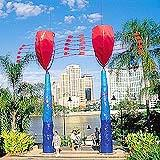
#> input picture Lab 2 - SPM/101_ObjectCategories/BACKGROUND_Google/image_0012.jpg, 160 x 160 px; its folder holds only this picture in this run
$ jupyter execute Lab-2-SPM.ipynb
#> lines starting #> are read from the running program, lines starting #| are printed output that depends on the picture
# Object-Scene Recognition
This notebook is a modification of the Spatial Pyramid Matching - Scene Recognition notebook written by TrungTVo
- Reference Project GitHub Repo Link: https://github.com/TrungTVo/spatial-pyramid-matching-scene-recognition
- Functions such as `computeSIFT()` and `load_dataset()` are taken as-is from the reference project

Required 3rd party packages:
- numpy > conda install numpy
- split-folders > pip install split-folders
- opencv via menpo channel on Anaconda Cloud > conda install -c menpo opencv
- pillow via pip > pip install pillow - *NOTE: do not install via conda to avoid issues with imports*

OpenCV from the menpo channel is required, for the SIFT functions to be available.

[cell 1]
# import packages here
import cv2
import numpy as np
import glob
import split_folders
import copy

### Preparing Datasets

We first read in the dataset to be used: Caltech101 Dataset.

The dataset can be found here: http://www.vision.caltech.edu/Image_Datasets/Caltech101/
- A copy of the dataset has been downloaded in this repository

After which, we read in the files, and take a peep at the categories of images.

[cell 2]
# Check out category names
class_names = [name[21:] for name in glob.glob('101_ObjectCategories/*')]
class_names = dict(zip(range(0,len(class_names)), class_names))
print(class_names)

With the 'split-folders' module, we then split the images into a training and test set. For this example, we will have 0.7 of the images for training.

[cell 3]
# Split into training and test data set (Only need to run this once, unless you want to change the ratio of train_test_split; delete folder and re-run)
split_folders.ratio('101_ObjectCategories/', output="101_split/", seed=1337, ratio=(.7, .3)) # default values
#> (this line was passed over: split_folders is not available in this run)

[cell 4]
# Function to load images into datasets
def load_dataset(path, num_per_class=-1):
#> called with path = '101_split/train/', num_per_class = 30
    data = []
    labels = []
    for id, class_name in class_names.items():
        img_path_class = glob.glob(path + class_name + '/*.jpg')
        if num_per_class > 0:
            img_path_class = img_path_class[:num_per_class]
        labels.extend([id]*len(img_path_class))
        for filename in img_path_class:
            data.append(cv2.imread(filename, 0))
    return data, labels

To emulate the setting as required in the Lab 2 manual, we perform training on 30 images and test on 50 images, per category.

[cell 5]
# load training dataset
train_data, train_label = load_dataset('101_split/train/', 30)
#> train_data = 2 items; train_label = [0, 1]
train_num = len(train_label)
#> train_num = 2

# load testing dataset
test_data, test_label = load_dataset('101_split/val/', 50)
#> test_data = 2 items; test_label = [0, 1]
test_num = len(test_label)
#> test_num = 2

### Computing SIFT features

Functions are defined to compute SIFT features of the images.

We want to represent our training and testing images as Bag of Features histograms. We first establish a vocabulary of visual words. Then we sample local features and then perform k-means clustering on the SIFT descriptors.
- This partitions the continuous 128 dimensional SIFT feature space into k regions.

[cell 6]
# compute dense SIFT
def computeSIFT(data):
    x = []
    for i in range(0, len(data)):
        sift = cv2.xfeatures2d.SIFT_create()
        img = data[i]
        step_size = 15
        kp = [cv2.KeyPoint(x, y, step_size) for x in range(0, img.shape[0], step_size) for y in range(0, img.shape[1], step_size)]
        dense_feat = sift.compute(img, kp)
        x.append(dense_feat[1])
#> this loop made 2 passes
#> step_size on passes 1 to 2: 15, 15
#> pass 1, in computeSIFT, `img = data[i]`:
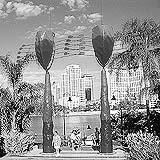
#> img: shape (160, 160); min 0, max 255, mean 145.6
#> pass 2, in computeSIFT, `img = data[i]`:
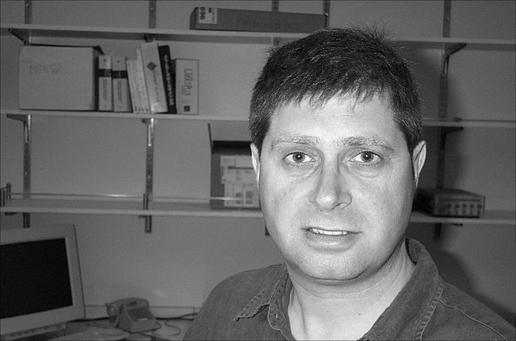
#> img: shape (341, 516); min 0, max 255, mean 101.3
#> after the loop, x = 2 items
    return x

We use the SIFT object created to densely sample keypoints in a grid with a step-size (sampling density), and scale.
- `sift.compute()` computes SIFT descriptors

We then feed the training and test data to obtain our training and test set.

[cell 7]
# extract dense sift features from training images
x_train = computeSIFT(train_data)
#> x_train = 2 items
x_test = computeSIFT(test_data)
#> the loop in computeSIFT (call 2), `for i in range(0, len(data)):` made 2 passes
#> x_test = 2 items

all_train_desc = []
for i in range(len(x_train)):
    for j in range(x_train[i].shape[0]):
        all_train_desc.append(x_train[i][j,:])
#> this loop made 2 passes
#> after the loop, all_train_desc = 926 items

all_train_desc = np.array(all_train_desc)

We then build the Bag of Words features via KMeans on the SIFT descriptors, and form Histograms to train our model on.

[cell 8]
from sklearn.cluster import KMeans
from sklearn import preprocessing
from sklearn.svm import LinearSVC

[cell 9]
# build BoW presentation from SIFT of training images
def clusterFeatures(all_train_desc, k):
    kmeans = KMeans(n_clusters=k, random_state=0).fit(all_train_desc)
    return kmeans


# form training set histograms for each training image using BoW representations
def formHistogram(x_train, kmeans, k):
#> called with k = 30
    train_hist = []
    for i in range(len(x_train)):
        data = copy.deepcopy(x_train[i])
        predict = kmeans.predict(data)
        train_hist.append(np.bincount(predict, minlength=k).reshape(1,-1).ravel())
#> this loop made 2 passes
#> pass 1, in formHistogram, `data = copy.deepcopy(x_train[i])`:
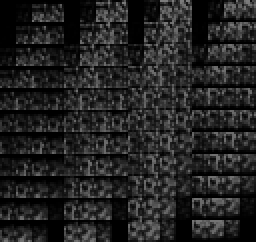
#> data: shape (121, 128) float32 (shown 2 times larger); min 0, max 124, mean 34.4
#> pass 2, in formHistogram, `data = copy.deepcopy(x_train[i])`:
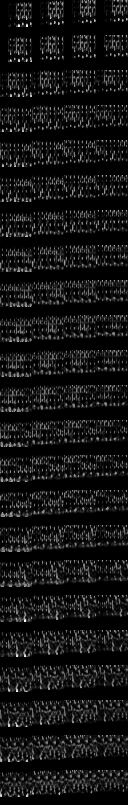
#> data: shape (805, 128) float32; min 0, max 255, mean 20.9
#> after the loop, train_hist = 2 items

    return np.array(train_hist)


def accuracy(predict_label, test_label):
    return np.mean(np.array(predict_label.tolist()[0]) == np.array(test_label))

Here, we set k = 30, and form our training and test histogram sets.

[cell 10]
# Takes ~40 mins...
k = 30
kmeans = clusterFeatures(all_train_desc, k)

# form training and testing histograms
train_hist = formHistogram(x_train, kmeans, k)
test_hist = formHistogram(x_test, kmeans, k)
#> the loop in formHistogram (call 2), `for i in range(len(x_train)):` made 2 passes

# normalize histograms
scaler = preprocessing.StandardScaler().fit(train_hist)
train_hist = scaler.transform(train_hist)
test_hist = scaler.transform(test_hist)

We use Support Vector Machines (SVMs) to train our model; In particular, we use a one-vs-all LinearSVC classifier to binarise the classification problem.

We test on a range of values for the parameter c, which is the penalty parameter of the error term.

[cell 11]
for c in [0.01, 0.1, 0.2, 0.3, 0.4, 0.5, 0.6, 0.7, 0.8, 0.9, 1.0]:
    clf = LinearSVC(random_state=0, C=c)
    clf.fit(train_hist, train_label)
    predict = clf.predict(test_hist)
    print("C =", c, ",\t Accuracy:", np.mean(predict == test_label)*100, "%")
#> this loop made 11 passes
#| C = 0.01 ,	 Accuracy: 100.0 %
#| C = 0.1 ,	 Accuracy: 100.0 %
#| C = 0.2 ,	 Accuracy: 100.0 %
#| C = 0.3 ,	 Accuracy: 100.0 %
#| C = 0.4 ,	 Accuracy: 100.0 %
#| C = 0.5 ,	 Accuracy: 100.0 %
#| C = 0.6 ,	 Accuracy: 100.0 %
#| C = 0.7 ,	 Accuracy: 100.0 %
#> (further printed lines are left out)

Accuracy of the model improves as C increases, however the overall accuracy is low.

### Try again with training and test set sizes of (100, 100), and k = 60

We explore a little further with tweaking training and test data sizes, as well as trying a different value of k.

[cell 12]
# load training and test datasets, this time with (100, 100)
train_data, train_label = load_dataset('101_split/train/', 100)
train_num = len(train_label)

test_data, test_label = load_dataset('101_split/val/', 100)
test_num = len(test_label)

[cell 13]
# extract dense sift features from training images
x_train = computeSIFT(train_data)
x_test = computeSIFT(test_data)

all_train_desc = []
for i in range(len(x_train)):
    for j in range(x_train[i].shape[0]):
        all_train_desc.append(x_train[i][j,:])

all_train_desc = np.array(all_train_desc)

[cell 14]
# Takes > 1 hr...
k = 60
kmeans = clusterFeatures(all_train_desc, k)

# form training and testing histograms
train_hist = formHistogram(x_train, kmeans, k)
test_hist = formHistogram(x_test, kmeans, k)

# normalize histograms
scaler = preprocessing.StandardScaler().fit(train_hist)
train_hist = scaler.transform(train_hist)
test_hist = scaler.transform(test_hist)

[cell 15]
for c in [0.01, 0.1, 0.2, 0.3, 0.4, 0.5, 0.6, 0.7, 0.8, 0.9, 1.0]:
    clf = LinearSVC(random_state=0, C=c)
    clf.fit(train_hist, train_label)
    predict = clf.predict(test_hist)
    print ("C =", c, ",\t Accuracy:", np.mean(predict == test_label)*100, "%")

Overall accuracy has improved. Accuracy improves as C changes as before, but the model has performed better with k=60, and larger training and test images sets.

### Try SPM

Now, we attempt to improve performance with Spatial Pyramid Matching.

[cell 16]
import math

def extract_denseSIFT(img):
    DSIFT_STEP_SIZE = 2
    sift = cv2.xfeatures2d.SIFT_create()
    disft_step_size = DSIFT_STEP_SIZE
    keypoints = [cv2.KeyPoint(x, y, disft_step_size)
            for y in range(0, img.shape[0], disft_step_size)
                for x in range(0, img.shape[1], disft_step_size)]

    descriptors = sift.compute(img, keypoints)[1]

    return descriptors


# form histogram with Spatial Pyramid Matching upto level L with codebook kmeans and k codewords
def getImageFeaturesSPM(L, img, kmeans, k):
    W = img.shape[1]
    H = img.shape[0]
    h = []
    for l in range(L+1):
        w_step = math.floor(W/(2**l))
        h_step = math.floor(H/(2**l))
        x, y = 0, 0
        for i in range(1,2**l + 1):
            x = 0
            for j in range(1, 2**l + 1):
                desc = extract_denseSIFT(img[y:y+h_step, x:x+w_step])

                predict = kmeans.predict(desc)
                histo = np.bincount(predict, minlength=k).reshape(1,-1).ravel()
                weight = 2**(l-L)
                h.append(weight*histo)
                x = x + w_step
            y = y + h_step

    hist = np.array(h).ravel()

    # normalize hist
    dev = np.std(hist)
    hist -= np.mean(hist)
    hist /= dev
    return hist


# get histogram representation for training/testing data
def getHistogramSPM(L, data, kmeans, k):
#> called with L = 2, k = 60
    x = []
    for i in range(len(data)):
        hist = getImageFeaturesSPM(L, data[i], kmeans, k)
        x.append(hist)
#> this loop made 2 passes
#> (W in getImageFeaturesSPM, H in getImageFeaturesSPM, dev in getImageFeaturesSPM) on passes 1 to 2: (160, 160, 16.08), (516, 341, 108.3)
#> after the loop, x = 2 items
    return np.array(x)

[cell 17]
train_histo = getHistogramSPM(2, train_data, kmeans, k)
test_histo = getHistogramSPM(2, test_data, kmeans, k)
#> the loop in getHistogramSPM (call 2), `for i in range(len(data)):` made 2 passes

[cell 18]
# train SVM
for c in [0.01, 0.1, 0.2, 0.3, 0.4, 0.5, 0.6, 0.7, 0.8, 0.9, 1.0]:
    clf = LinearSVC(random_state=0, C=c)
    clf.fit(train_histo, train_label)
    predict = clf.predict(test_histo)
    print("C =", c, ",\t\t Accuracy:", np.mean(predict == test_label)*100, "%")
